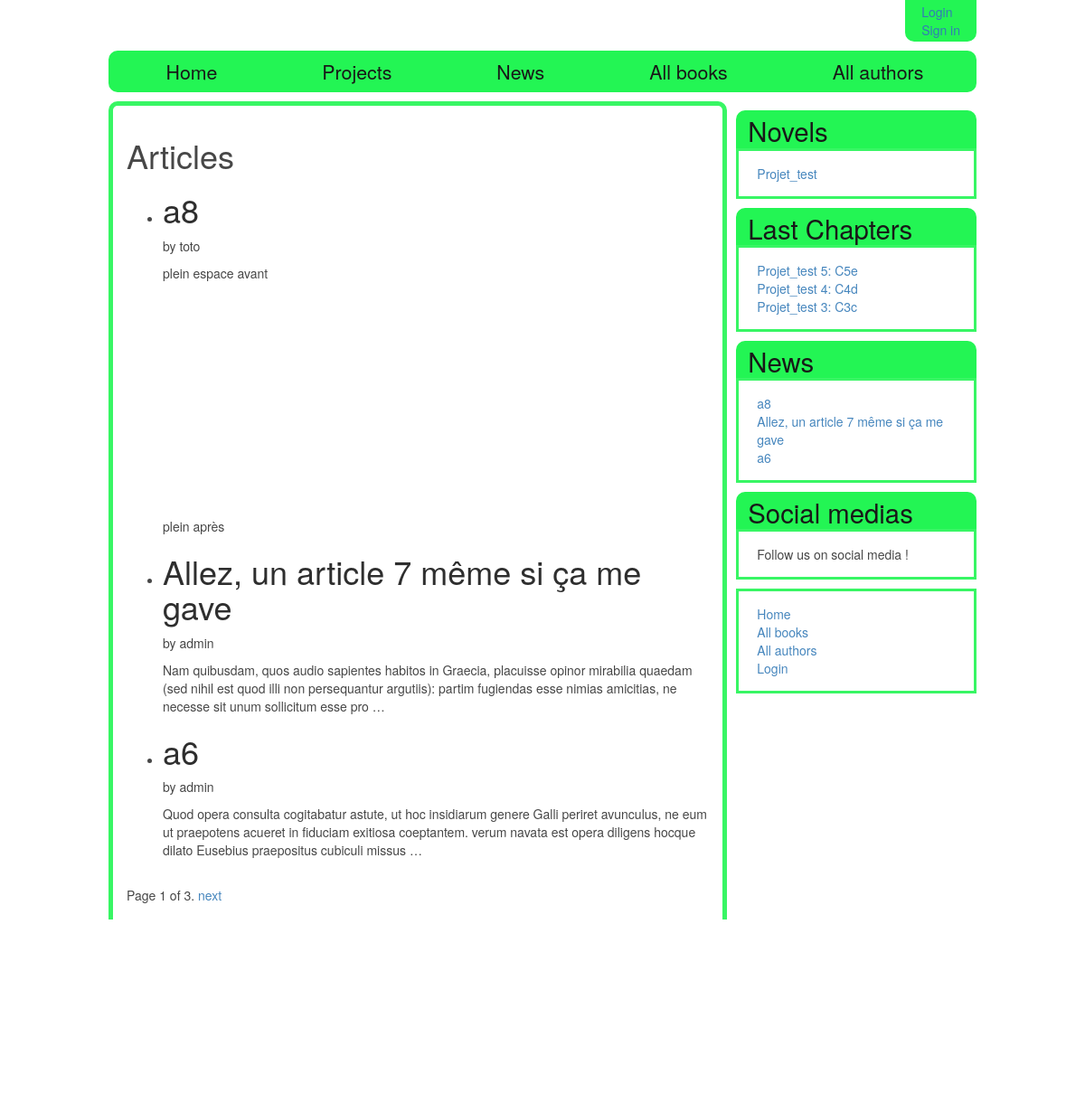
The app's page /charasite/articles/ with its own data.
### charasite/models.py (models this page shows, shortened)
class Article(models.Model):
    title = models.CharField(max_length=200, help_text="Enter the title of this article")
    writer = models.ForeignKey(User, on_delete = models.CASCADE)
    prevArticle = models.ForeignKey('Article', null = True, blank = True, on_delete = models.SET_NULL, help_text="The previous article")
    summary = models.TextField(max_length=1000, null = True, blank = True, help_text="Enter a brief summary for this article")
    content = models.TextField(max_length=200000, null = True, blank = True, help_text="Your article")
    date_of_creation = models.DateTimeField(auto_now_add = True)
    date_of_last_edit = models.DateTimeField(auto_now = True)
    is_published = models.BooleanField(blank=True, default=False)
    def get_absolute_url(self):
        return reverse('article_detail', args=[str(self.id)])
    class Meta:
        ordering = ['-date_of_last_edit']

class Project(models.Model):
    name = models.CharField(max_length=200, help_text="Enter the name of your team")
    date_start = models.DateTimeField(auto_now_add = True)
    description = models.TextField(max_length=1000, null = True, blank = True, help_text="Enter a brief description of the project")
    is_public = models.BooleanField(help_text='Do you want the project to be referenced ?')
    owner = models.ForeignKey(User, on_delete=models.CASCADE)
    genre = models.ManyToManyField(Genre, help_text="Select a genre for this book")
    is_published = models.BooleanField(blank = True)
    def get_absolute_url(self):
        return reverse('project_detail', args=[str(self.id)])

class Chapter(models.Model):
    project = models.ForeignKey('Project', on_delete = models.CASCADE)
    repository = models.ForeignKey('Repository', on_delete = models.CASCADE)
    number = models.IntegerField(help_text = 'Number of the chapter')
    title = models.CharField(max_length=200, help_text="Enter the title of this chapter")
    prevChapter = models.ForeignKey('Chapter', null = True, blank = True, on_delete = models.SET_NULL, help_text="The previous chapter")
    summary = models.TextField(max_length=1000, null = True, blank = True, help_text="Enter a brief summary for this chapter")
    content = models.TextField(max_length=200000, null = True, blank = True, help_text="Your chapter")
    date_of_creation = models.DateTimeField(auto_now_add = True)
    date_of_last_edit = models.DateTimeField(auto_now = True)
    is_published = models.BooleanField(blank=True, default=False)
    def get_absolute_url(self):
        return reverse('chapter_detail', args=[str(self.id)])
    class Meta:
        ordering =['number']

### charasite/views.py (the view)
class ArticleListView(generic.ListView):
    model = Article
    paginate_by = 3

### charasite/context_processors.py (called while the page is built)
def listproj_context_processor(request):
    return {
        'listproj': Project.objects.filter(is_published=True),
    }

def listnewchapter_context_processor(request):
    return {
        'listnewchap': Chapter.objects.filter(is_published=True).order_by('-date_of_last_edit')[:3],
    }

def listnewarticle_context_processor(request):
    return {
        'listnewarticle': Article.objects.filter(is_published=True).order_by('-date_of_last_edit')[:3],
    }

### charasite/templates/charasite/article_list.html
{% extends "base_generic_readingspace_wcom.html" %}
{% block content %}
    <h1>Articles</h1>
    {% if article_list %}
    <ul>
      {% for article in article_list %}
      <li>
        <h1><a href="{{ article.get_absolute_url }}">{{ article.title }}</a></h1>
		<p>by {{article.writer}}</p>
		<p class="trunc_article">{{ article.content|linebreaksbr|truncatewords:32 }}</p>
      </li>
      {% endfor %}
    </ul>
    {% else %}
      <p>There are no articles published yet.</p>
    {% endif %}
{% endblock %}

### charasite/templates/basic_generic_readingspacev2.html (shortened to what this page needs)
<!DOCTYPE html>
<html lang="en">
<head>
  <link rel="stylesheet" href="https://maxcdn.bootstrapcdn.com/bootstrap/3.3.7/css/bootstrap.min.css">
  {% load static %}
  <link rel="stylesheet" href="{% static 'css/styles.css' %}">
</head>
<body>
  <div class="entire_page">
  <header>
	<section class = "userid">
	  <ul>
	  {% if user.is_authenticated %}
        <li>User: {{ user.get_username }}</li>
	    <li><a href="{% url 'logout'%}?next={{request.path}}">Logout</a></li>
	  {% else %}
	    <li><a href="{% url 'login'%}?next={{request.path}}">Login</a></li>
		<li><a href="#">Sign in</a></li>
	  {% endif %}
	</section>
  </header>
  <nav>
	{% block navigation%}
    <ul>
	  <li><a href="{% url 'index' %}">Home</a></li>
	  <li><a href="{% url 'projects' %}">Projects</a></li>
	  <li><a href="{% url 'articles' %}">News</a></li>
	  <li><a href="{% url 'books' %}">All books</a></li>
	  <li><a href="">All authors</a></li>
	</ul>
	{% endblock%}
  </nav>
  <div class="main_page">
      <div class="content_block">
        {% block content %}{% endblock %}
        {% block pagination %}
        {% if is_paginated %}
        <div class="pagination">
          <span class="page-links">
              <span class="page-current">
                  Page {{ page_obj.number }} of {{ page_obj.paginator.num_pages }}.
              </span>
              {% if page_obj.has_next %}
                  <a href="{{ request.path }}?page={{ page_obj.next_page_number }}">next</a>
              {% endif %}
          </span>
        </div>
        {% endif %}
        {% endblock %}
		{% block comments %}
		{% endblock %}
      </div>
	  <div class="sidebar_objects">
        {% block sidebar %}
		<div class="sidebar_list_project">
		  {% block side_list_chapter %}
		    <h1><a href="{% url 'projects' %}">Novels</a></h1>
			<ul>
			{% for project in listproj %}
			  <li><a href="{{ project.get_absolute_url }}">{{ project.name }}</a></li>
			{% empty %}
			  <li>Sorry, no novels available in your country</li>
			{% endfor %}
			</ul>
		  {% endblock %}
		</div>
		<div class="sidebar_list_new_chapter">
		  {% block side_list_new_chapter %}
			<h1>Last Chapters</h1>
			<ul>
			  {% for chapter in listnewchap %}
			    <li><a href="{{ chapter.get_absolute_url }}">{{ chapter.project.name }} {{ chapter.number }}: {{ chapter.title }}</a></li>
			  {% empty %}
			    <li>Sorry, no new chapters available in your country</li>
			  {% endfor %}
			</ul>
		  {% endblock %}
		</div>
		<div class="sidebar_list_new_article">
		  {% block side_list_new_article %}
			<h1><a href="{% url 'articles' %}">News</a></h1>
			<ul>
			  {% for article in listnewarticle %}
			    <li><a href="{{ article.get_absolute_url }}">{{ article.title }}</a></li>
			  {% empty %}
			    <li>Sorry, no news for the moment !</li>
			  {% endfor %}
			</ul>
		  {% endblock %}
		</div>
		<div class="social_media">
		  <h1>Social medias</h1>
		  <p>Follow us on social media !</p>
		</div>
		<div class="sidebar_nav_bar">
			<ul class="sidebar-nav">
			  <li><a href="{% url 'index' %}">Home</a></li>
			  <li><a href="{% url 'books' %}">All books</a></li>
			  <li><a href="#">All authors</a></li>
			  {% if user.is_authenticated %}
				<li>User: {{ user.get_username }}</li>
				<li><a href="{% url 'my_borrowed' %}">My Borrowed</a></li>
				<li><a href="{% url 'logout'%}?next={{request.path}}">Logout</a></li>
			  {% else %}
				 <li><a href="{% url 'login'%}?next={{request.path}}">Login</a></li>
			  {% endif %}
			</ul>
		</div>
      {% endblock %}
      </div>
  </div>
  <footer>
    <div class="test_footer">
	  <h1>Test</h1>
	  <p>Juste un test</p>
	</div>
  </footer>
  </div>
</body>
</html>

### charasite/static/css/styles.css (style rules this page uses)
header { display: flex; justify-content: flex-end; margin-bottom: 10px; }
header ul { list-style-type: none; border: 3px #23F554 solid; border-radius: 0px 0px 10px 10px; background-color: #23F554; padding:0px; margin: 0px; display: flex; justify-content: flex-end; flex-direction: column; }
header li { margin-right: 15px; margin-left: 15px; }
nav ul { list-style-type: none; display: flex; }
nav li { margin-right: 15px; }
body { background: url('image/galaxy.png'); background-attachment: fixed; }
.sidebar_objects h1 { border: 3px #23F554 solid; border-bottom: 0px; border-radius: 10px 10px 0px 0px; margin-top: 10px; margin-bottom: 0px; padding: 3px; padding-left: 10px; padding-right: 10px; color: #181818; background-color: #23F554; font-size: 22pt; }
.sidebar_objects ul, .sidebar_objects p { list-style-type: none; border: 3px #23F554 solid; margin-bottom: 10px; padding: 15px; padding-left: 20px; background-color: #FFFFFF; opacity: 0.9; }
.entire_page { width: 80%; min-width: 500px; margin: auto; }
.main_page { margin: auto; display: flex; justify-content: space-between; }
.content_block { width: 75%; border: 5px #23F554 solid; padding: 15px; border-radius: 10px 10px 0px 0px; background-color: #FFFFFF; opacity: 0.9; margin-right: 10px; }
nav { border: 3px #23F554 solid; border-radius: 10px 10px 10px 10px; margin-bottom: 10px; font-size: 16pt; background-color: #23F554; }
nav li { padding: 5px; padding-left: 10px; margin: 0; }
nav ul { padding: 0; margin: 0; display: flex; justify-content: space-around; }
nav a, h1 a { color: #181818; }

### records on screen
Article: title "a8", writer "toto", content "plein espace avant plein après"
Article: title "Allez, un article 7 même si ça me gave", writer "admin", content "Nam quibusdam, quos audio sapientes habitos in Graecia, placuisse opinor mirabilia quaedam (sed nihil est quod illi non persequantur argutiis): partim fugiendas esse nimias amicitias, ne necesse sit unum sollicitum esse pro …"
Article: title "a6", writer "admin", content "Quod opera consulta cogitabatur astute, ut hoc insidiarum genere Galli periret avunculus, ne eum ut praepotens acueret in fiduciam exitiosa coeptantem. verum navata est opera diligens hocque dilato Eusebius praepositus cubiculi missus …"
Project: name "Projet_test"
Chapter: project.name "Projet_test", number "5", title "C5e"
Chapter: project.name "Projet_test", number "4", title "C4d"
Chapter: project.name "Projet_test", number "3", title "C3c"

### other values on screen
{{ page_obj.number }} "1"
{{ page_obj.paginator.num_pages }} "3"
